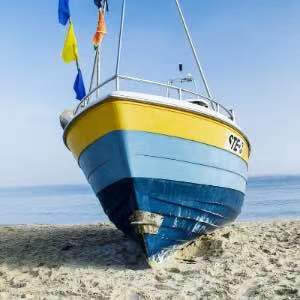
//> input picture resources/148_.jpg, 300 x 300 px
$ ./main   (built with g++ and OpenCV 4)
//> lines starting //> are read from the running program, lines starting //| are printed output that depends on the picture; after the words box and inside, x2 and y2 are one past the last pixel; in counts of white or black regions, pixels touching at a corner belong together
//
//  main.cpp
//  ConvexHull(凸包)
//
//  Created by wangwenjian on 2022/1/19.
//

#include <iostream>
#include <opencv2/opencv.hpp>

using namespace cv;
using namespace std;

Mat src;
Mat src_gray;
int thresh = 100;
int max_thresh = 255;
RNG rng(12345);

void thresh_callback(int, void*);

int main(int argc, const char * argv[]) {
    // insert code here...
    src = imread("148_.jpg", IMREAD_COLOR);
//> src is the input picture: 300 rows x 300 cols, CV_8UC3; mean B, G, R 180.5, 167.9, 147.4
    cvtColor(src, src_gray, COLOR_BGR2GRAY);
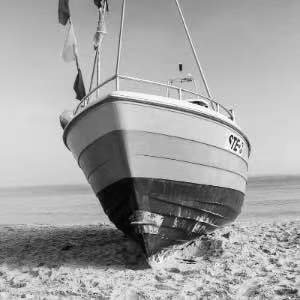
//> src_gray: 300 rows x 300 cols, CV_8UC1; min 1, max 255, mean 163.2
    blur(src_gray, src_gray, Size(3, 3));
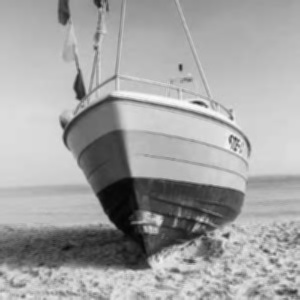
//> src_gray: 300 rows x 300 cols, CV_8UC1; min 4, max 250, mean 163.2
    const char* source_window = "Source";
    namedWindow(source_window, WINDOW_AUTOSIZE);
    imshow(source_window, src);
    createTrackbar("Threshold:", "Source", &thresh, max_thresh, thresh_callback);
    thresh_callback(0, 0);
    waitKey(0);
    return 0;
}

void thresh_callback(int, void*){
    Mat threshold_output;
    vector<vector<Point>> contours;
    vector<Vec4i> hierarchy;
    threshold(src_gray, threshold_output, thresh, 255, THRESH_BINARY);
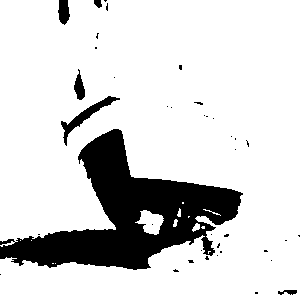
//> threshold_output: 300 rows x 300 cols, CV_8UC1; 83.8% white; 39 black regions (33 under 20 px)
    findContours(threshold_output, contours, hierarchy, RETR_TREE, CHAIN_APPROX_SIMPLE, Point(0,0));
//> contours = 48 contours, 38 with area under 20; largest, box (x1, y1, x2, y2) and area: (0, 0, 300, 300) 74770, (60, 95, 121, 147) 608, (135, 210, 164, 235) 382, (73, 68, 86, 101) 228, (277, 289, 298, 296) 84
    vector<vector<Point>> hull(contours.size());
//> hull = 48 empty contours
    for (size_t i = 0; i < contours.size(); i++) {
        convexHull(Mat(contours[i]), hull[i], false);
    }
//> this loop made 48 passes
    Mat drawing = Mat::zeros(threshold_output.size(), CV_8UC3);
    for (size_t i = 0; i< contours.size(); i++) {
        Scalar color = Scalar(rng.uniform(0, 255), rng.uniform(0, 255), rng.uniform(0, 255));
        drawContours(drawing, contours, (int)i, color, 1, 8, vector<Vec4i>(), 0, Point());
        drawContours(drawing, hull, (int)i, color, 1, 8, vector<Vec4i>(), 0, Point());
    }
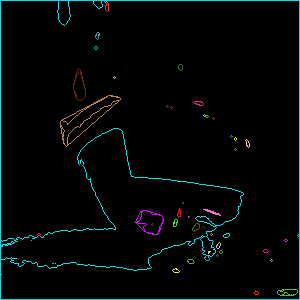
//> drawing: 300 rows x 300 cols, CV_8UC3; mean B, G, R 6.5, 6.2, 2.1
    namedWindow("Hull demo", WINDOW_AUTOSIZE);
    imshow("Hull demo", drawing);

}
